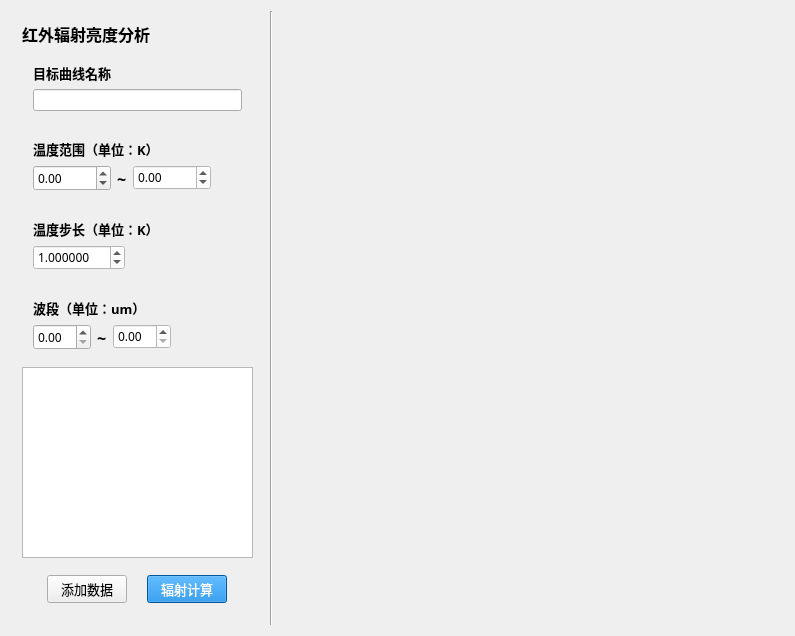
<?xml version="1.0" encoding="UTF-8"?>
<ui version="4.0">
 <class>RadiationFormClass</class>
 <widget class="QWidget" name="RadiationFormClass">
  <property name="geometry">
   <rect>
    <x>0</x>
    <y>0</y>
    <width>795</width>
    <height>636</height>
   </rect>
  </property>
  <property name="windowTitle">
   <string>RadiationForm</string>
  </property>
  <layout class="QGridLayout" name="gridLayout_4" columnstretch="1,0,2">
   <item row="0" column="0">
    <widget class="QWidget" name="listWidget" native="true">
     <property name="sizePolicy">
      <sizepolicy hsizetype="Preferred" vsizetype="Preferred">
       <horstretch>0</horstretch>
       <verstretch>0</verstretch>
      </sizepolicy>
     </property>
     <property name="autoFillBackground">
      <bool>false</bool>
     </property>
     <property name="styleSheet">
      <string notr="true"/>
     </property>
     <layout class="QVBoxLayout" name="verticalLayout_2">
      <item>
       <widget class="QLabel" name="label_2">
        <property name="sizePolicy">
         <sizepolicy hsizetype="Preferred" vsizetype="Fixed">
          <horstretch>0</horstretch>
          <verstretch>0</verstretch>
         </sizepolicy>
        </property>
        <property name="font">
         <font>
          <family>微软雅黑</family>
          <pointsize>12</pointsize>
          <weight>75</weight>
          <bold>true</bold>
         </font>
        </property>
        <property name="text">
         <string>红外辐射亮度分析</string>
        </property>
       </widget>
      </item>
      <item>
       <widget class="QWidget" name="widget_5" native="true">
        <property name="sizePolicy">
         <sizepolicy hsizetype="Preferred" vsizetype="Fixed">
          <horstretch>0</horstretch>
          <verstretch>0</verstretch>
         </sizepolicy>
        </property>
        <layout class="QVBoxLayout" name="verticalLayout" stretch="10,0">
         <item>
          <widget class="QLabel" name="label_5">
           <property name="sizePolicy">
            <sizepolicy hsizetype="Preferred" vsizetype="Fixed">
             <horstretch>0</horstretch>
             <verstretch>0</verstretch>
            </sizepolicy>
           </property>
           <property name="font">
            <font>
             <family>Microsoft JhengHei</family>
             <pointsize>10</pointsize>
             <weight>75</weight>
             <bold>true</bold>
            </font>
           </property>
           <property name="tabletTracking">
            <bool>false</bool>
           </property>
           <property name="acceptDrops">
            <bool>false</bool>
           </property>
           <property name="text">
            <string>目标曲线名称</string>
           </property>
          </widget>
         </item>
         <item>
          <widget class="QLineEdit" name="lineEditName"/>
         </item>
        </layout>
       </widget>
      </item>
      <item>
       <widget class="QWidget" name="widget" native="true">
        <property name="sizePolicy">
         <sizepolicy hsizetype="Preferred" vsizetype="Fixed">
          <horstretch>0</horstretch>
          <verstretch>0</verstretch>
         </sizepolicy>
        </property>
        <property name="styleSheet">
         <string notr="true"/>
        </property>
        <layout class="QGridLayout" name="gridLayout_2">
         <item row="0" column="0" colspan="3">
          <widget class="QLabel" name="label">
           <property name="font">
            <font>
             <family>Microsoft JhengHei</family>
             <pointsize>10</pointsize>
             <weight>75</weight>
             <bold>true</bold>
            </font>
           </property>
           <property name="contextMenuPolicy">
            <enum>Qt::DefaultContextMenu</enum>
           </property>
           <property name="autoFillBackground">
            <bool>false</bool>
           </property>
           <property name="styleSheet">
            <string notr="true"/>
           </property>
           <property name="text">
            <string>温度范围（单位：K）</string>
           </property>
           <property name="margin">
            <number>0</number>
           </property>
          </widget>
         </item>
         <item row="1" column="0">
          <widget class="QDoubleSpinBox" name="doubleSpinBoxStartTemperature">
           <property name="enabled">
            <bool>true</bool>
           </property>
           <property name="sizePolicy">
            <sizepolicy hsizetype="Minimum" vsizetype="Fixed">
             <horstretch>0</horstretch>
             <verstretch>0</verstretch>
            </sizepolicy>
           </property>
           <property name="font">
            <font>
             <family>Microsoft JhengHei</family>
             <weight>50</weight>
             <bold>false</bold>
            </font>
           </property>
           <property name="minimum">
            <double>-273.000000000000000</double>
           </property>
           <property name="maximum">
            <double>10000.000000000000000</double>
           </property>
          </widget>
         </item>
         <item row="1" column="1">
          <widget class="QLabel" name="label_10">
           <property name="font">
            <font>
             <family>Microsoft JhengHei</family>
             <pointsize>12</pointsize>
             <weight>75</weight>
             <bold>true</bold>
            </font>
           </property>
           <property name="text">
            <string>~</string>
           </property>
          </widget>
         </item>
         <item row="1" column="2">
          <widget class="QDoubleSpinBox" name="doubleSpinBoxEndTemperature">
           <property name="font">
            <font>
             <family>Microsoft JhengHei</family>
            </font>
           </property>
           <property name="styleSheet">
            <string notr="true">background-color: rgb(255, 255, 255);</string>
           </property>
           <property name="minimum">
            <double>-273.000000000000000</double>
           </property>
           <property name="maximum">
            <double>10000.000000000000000</double>
           </property>
          </widget>
         </item>
         <item row="1" column="3">
          <spacer name="horizontalSpacer_3">
           <property name="orientation">
            <enum>Qt::Horizontal</enum>
           </property>
           <property name="sizeHint" stdset="0">
            <size>
             <width>89</width>
             <height>20</height>
            </size>
           </property>
          </spacer>
         </item>
        </layout>
       </widget>
      </item>
      <item>
       <widget class="QWidget" name="widget_2" native="true">
        <property name="sizePolicy">
         <sizepolicy hsizetype="Preferred" vsizetype="Fixed">
          <horstretch>0</horstretch>
          <verstretch>0</verstretch>
         </sizepolicy>
        </property>
        <property name="layoutDirection">
         <enum>Qt::LeftToRight</enum>
        </property>
        <property name="styleSheet">
         <string notr="true"/>
        </property>
        <layout class="QGridLayout" name="gridLayout">
         <item row="0" column="0">
          <widget class="QLabel" name="label_8">
           <property name="font">
            <font>
             <family>Microsoft JhengHei</family>
             <pointsize>10</pointsize>
             <weight>75</weight>
             <bold>true</bold>
            </font>
           </property>
           <property name="layoutDirection">
            <enum>Qt::LeftToRight</enum>
           </property>
           <property name="styleSheet">
            <string notr="true"/>
           </property>
           <property name="text">
            <string>温度步长（单位：K）</string>
           </property>
          </widget>
         </item>
         <item row="0" column="1" rowspan="2">
          <spacer name="horizontalSpacer">
           <property name="orientation">
            <enum>Qt::Horizontal</enum>
           </property>
           <property name="sizeType">
            <enum>QSizePolicy::Expanding</enum>
           </property>
           <property name="sizeHint" stdset="0">
            <size>
             <width>138</width>
             <height>38</height>
            </size>
           </property>
          </spacer>
         </item>
         <item row="1" column="0">
          <widget class="QDoubleSpinBox" name="doubleSpinBoxSpacingTemperature">
           <property name="sizePolicy">
            <sizepolicy hsizetype="Fixed" vsizetype="Fixed">
             <horstretch>0</horstretch>
             <verstretch>0</verstretch>
            </sizepolicy>
           </property>
           <property name="font">
            <font>
             <family>Microsoft JhengHei</family>
            </font>
           </property>
           <property name="styleSheet">
            <string notr="true">background-color: rgb(255, 255, 255);</string>
           </property>
           <property name="decimals">
            <number>6</number>
           </property>
           <property name="maximum">
            <double>100.000000000000000</double>
           </property>
           <property name="singleStep">
            <double>0.100000000000000</double>
           </property>
           <property name="value">
            <double>1.000000000000000</double>
           </property>
          </widget>
         </item>
        </layout>
       </widget>
      </item>
      <item>
       <widget class="QWidget" name="widget_4" native="true">
        <property name="sizePolicy">
         <sizepolicy hsizetype="Preferred" vsizetype="Fixed">
          <horstretch>0</horstretch>
          <verstretch>0</verstretch>
         </sizepolicy>
        </property>
        <property name="styleSheet">
         <string notr="true"/>
        </property>
        <layout class="QGridLayout" name="gridLayout_3">
         <item row="0" column="0" colspan="3">
          <widget class="QLabel" name="label_3">
           <property name="font">
            <font>
             <family>Microsoft JhengHei</family>
             <pointsize>10</pointsize>
             <weight>75</weight>
             <bold>true</bold>
            </font>
           </property>
           <property name="styleSheet">
            <string notr="true"/>
           </property>
           <property name="text">
            <string>波段（单位：um）</string>
           </property>
          </widget>
         </item>
         <item row="1" column="0">
          <widget class="QDoubleSpinBox" name="doubleSpinBoxWaveStart">
           <property name="sizePolicy">
            <sizepolicy hsizetype="Minimum" vsizetype="Fixed">
             <horstretch>0</horstretch>
             <verstretch>0</verstretch>
            </sizepolicy>
           </property>
           <property name="font">
            <font>
             <family>Microsoft JhengHei</family>
            </font>
           </property>
          </widget>
         </item>
         <item row="1" column="1">
          <widget class="QLabel" name="label_9">
           <property name="font">
            <font>
             <family>Microsoft JhengHei</family>
             <pointsize>12</pointsize>
             <weight>75</weight>
             <bold>true</bold>
            </font>
           </property>
           <property name="text">
            <string>~</string>
           </property>
          </widget>
         </item>
         <item row="1" column="2">
          <widget class="QDoubleSpinBox" name="doubleSpinBoxWaveEnd">
           <property name="font">
            <font>
             <family>Microsoft JhengHei</family>
            </font>
           </property>
           <property name="styleSheet">
            <string notr="true">background-color: rgb(255, 255, 255);</string>
           </property>
          </widget>
         </item>
         <item row="1" column="3">
          <spacer name="horizontalSpacer_2">
           <property name="orientation">
            <enum>Qt::Horizontal</enum>
           </property>
           <property name="sizeHint" stdset="0">
            <size>
             <width>132</width>
             <height>20</height>
            </size>
           </property>
          </spacer>
         </item>
        </layout>
       </widget>
      </item>
      <item>
       <widget class="QTableView" name="tableAddedData">
        <property name="sizePolicy">
         <sizepolicy hsizetype="Preferred" vsizetype="Expanding">
          <horstretch>0</horstretch>
          <verstretch>0</verstretch>
         </sizepolicy>
        </property>
       </widget>
      </item>
      <item>
       <widget class="QWidget" name="widget_3" native="true">
        <property name="sizePolicy">
         <sizepolicy hsizetype="Preferred" vsizetype="Fixed">
          <horstretch>0</horstretch>
          <verstretch>0</verstretch>
         </sizepolicy>
        </property>
        <layout class="QHBoxLayout" name="horizontalLayout_3">
         <item>
          <widget class="QPushButton" name="buttonAddData">
           <property name="sizePolicy">
            <sizepolicy hsizetype="Fixed" vsizetype="Fixed">
             <horstretch>0</horstretch>
             <verstretch>0</verstretch>
            </sizepolicy>
           </property>
           <property name="font">
            <font>
             <family>微软雅黑</family>
             <pointsize>10</pointsize>
            </font>
           </property>
           <property name="text">
            <string>添加数据</string>
           </property>
          </widget>
         </item>
         <item>
          <widget class="QPushButton" name="pushButton_Count">
           <property name="sizePolicy">
            <sizepolicy hsizetype="Fixed" vsizetype="Maximum">
             <horstretch>0</horstretch>
             <verstretch>0</verstretch>
            </sizepolicy>
           </property>
           <property name="font">
            <font>
             <family>微软雅黑</family>
             <pointsize>10</pointsize>
            </font>
           </property>
           <property name="tabletTracking">
            <bool>false</bool>
           </property>
           <property name="focusPolicy">
            <enum>Qt::StrongFocus</enum>
           </property>
           <property name="layoutDirection">
            <enum>Qt::LeftToRight</enum>
           </property>
           <property name="styleSheet">
            <string notr="true">background-color: #0078d7;
color: white;</string>
           </property>
           <property name="text">
            <string>辐射计算</string>
           </property>
          </widget>
         </item>
        </layout>
       </widget>
      </item>
     </layout>
    </widget>
   </item>
   <item row="0" column="2">
    <widget class="QChartWidget" name="widgetChart" native="true">
     <property name="enabled">
      <bool>true</bool>
     </property>
     <property name="sizePolicy">
      <sizepolicy hsizetype="Preferred" vsizetype="Preferred">
       <horstretch>0</horstretch>
       <verstretch>0</verstretch>
      </sizepolicy>
     </property>
     <property name="styleSheet">
      <string notr="true"/>
     </property>
     <layout class="QGridLayout" name="gridLayout_5"/>
    </widget>
   </item>
   <item row="0" column="1">
    <widget class="Line" name="line">
     <property name="orientation">
      <enum>Qt::Vertical</enum>
     </property>
    </widget>
   </item>
  </layout>
 </widget>
 <layoutdefault spacing="6" margin="11"/>
 <customwidgets>
  <customwidget>
   <class>QChartWidget</class>
   <extends>QWidget</extends>
   <header>QChartWidget.h</header>
   <container>1</container>
  </customwidget>
 </customwidgets>
 <resources/>
 <connections/>
</ui>
